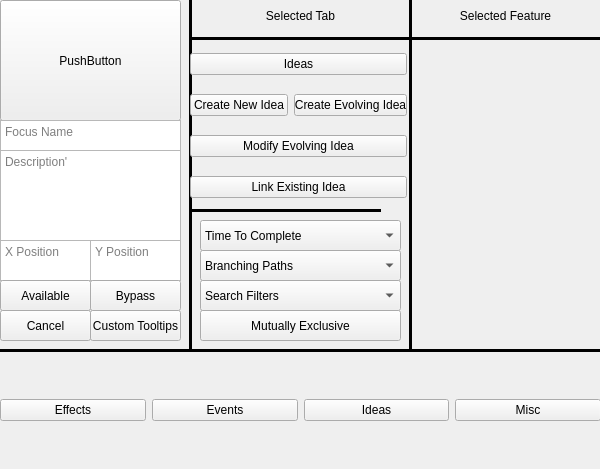
<?xml version="1.0" encoding="UTF-8"?>
<ui version="4.0">
 <class>Form</class>
 <widget class="QWidget" name="Form">
  <property name="geometry">
   <rect>
    <x>0</x>
    <y>0</y>
    <width>600</width>
    <height>469</height>
   </rect>
  </property>
  <property name="windowTitle">
   <string>Form</string>
  </property>
  <widget class="QPushButton" name="pushButton">
   <property name="geometry">
    <rect>
     <x>0</x>
     <y>0</y>
     <width>181</width>
     <height>121</height>
    </rect>
   </property>
   <property name="text">
    <string>PushButton</string>
   </property>
  </widget>
  <widget class="QTextEdit" name="FocusNameTxt">
   <property name="geometry">
    <rect>
     <x>0</x>
     <y>120</y>
     <width>181</width>
     <height>31</height>
    </rect>
   </property>
   <property name="layoutDirection">
    <enum>Qt::LeftToRight</enum>
   </property>
   <property name="placeholderText">
    <string>Focus Name</string>
   </property>
  </widget>
  <widget class="QTextEdit" name="DescriptionTxt">
   <property name="geometry">
    <rect>
     <x>0</x>
     <y>150</y>
     <width>181</width>
     <height>91</height>
    </rect>
   </property>
   <property name="layoutDirection">
    <enum>Qt::LeftToRight</enum>
   </property>
   <property name="placeholderText">
    <string>Description'</string>
   </property>
  </widget>
  <widget class="QTextEdit" name="Xlocation">
   <property name="geometry">
    <rect>
     <x>0</x>
     <y>240</y>
     <width>91</width>
     <height>41</height>
    </rect>
   </property>
   <property name="layoutDirection">
    <enum>Qt::LeftToRight</enum>
   </property>
   <property name="html">
    <string>&lt;!DOCTYPE HTML PUBLIC &quot;-//W3C//DTD HTML 4.0//EN&quot; &quot;http://www.w3.org/TR/REC-html40/strict.dtd&quot;&gt;
&lt;html&gt;&lt;head&gt;&lt;meta name=&quot;qrichtext&quot; content=&quot;1&quot; /&gt;&lt;meta charset=&quot;utf-8&quot; /&gt;&lt;style type=&quot;text/css&quot;&gt;
p, li { white-space: pre-wrap; }
hr { height: 1px; border-width: 0; }
li.unchecked::marker { content: &quot;\2610&quot;; }
li.checked::marker { content: &quot;\2612&quot;; }
&lt;/style&gt;&lt;/head&gt;&lt;body style=&quot; font-family:'Segoe UI'; font-size:9pt; font-weight:400; font-style:normal;&quot;&gt;
&lt;p style=&quot;-qt-paragraph-type:empty; margin-top:0px; margin-bottom:0px; margin-left:0px; margin-right:0px; -qt-block-indent:0; text-indent:0px;&quot;&gt;&lt;br /&gt;&lt;/p&gt;&lt;/body&gt;&lt;/html&gt;</string>
   </property>
   <property name="placeholderText">
    <string>X Position</string>
   </property>
  </widget>
  <widget class="QTextEdit" name="YLocation">
   <property name="geometry">
    <rect>
     <x>90</x>
     <y>240</y>
     <width>91</width>
     <height>41</height>
    </rect>
   </property>
   <property name="layoutDirection">
    <enum>Qt::LeftToRight</enum>
   </property>
   <property name="html">
    <string>&lt;!DOCTYPE HTML PUBLIC &quot;-//W3C//DTD HTML 4.0//EN&quot; &quot;http://www.w3.org/TR/REC-html40/strict.dtd&quot;&gt;
&lt;html&gt;&lt;head&gt;&lt;meta name=&quot;qrichtext&quot; content=&quot;1&quot; /&gt;&lt;meta charset=&quot;utf-8&quot; /&gt;&lt;style type=&quot;text/css&quot;&gt;
p, li { white-space: pre-wrap; }
hr { height: 1px; border-width: 0; }
li.unchecked::marker { content: &quot;\2610&quot;; }
li.checked::marker { content: &quot;\2612&quot;; }
&lt;/style&gt;&lt;/head&gt;&lt;body style=&quot; font-family:'Segoe UI'; font-size:9pt; font-weight:400; font-style:normal;&quot;&gt;
&lt;p style=&quot;-qt-paragraph-type:empty; margin-top:0px; margin-bottom:0px; margin-left:0px; margin-right:0px; -qt-block-indent:0; text-indent:0px;&quot;&gt;&lt;br /&gt;&lt;/p&gt;&lt;/body&gt;&lt;/html&gt;</string>
   </property>
   <property name="placeholderText">
    <string>Y Position</string>
   </property>
  </widget>
  <widget class="QPushButton" name="pushButton_2">
   <property name="geometry">
    <rect>
     <x>0</x>
     <y>280</y>
     <width>91</width>
     <height>31</height>
    </rect>
   </property>
   <property name="text">
    <string>Available</string>
   </property>
  </widget>
  <widget class="QPushButton" name="pushButton_3">
   <property name="geometry">
    <rect>
     <x>90</x>
     <y>280</y>
     <width>91</width>
     <height>31</height>
    </rect>
   </property>
   <property name="text">
    <string>Bypass</string>
   </property>
  </widget>
  <widget class="QPushButton" name="pushButton_4">
   <property name="geometry">
    <rect>
     <x>0</x>
     <y>310</y>
     <width>91</width>
     <height>31</height>
    </rect>
   </property>
   <property name="text">
    <string>Cancel</string>
   </property>
  </widget>
  <widget class="QPushButton" name="pushButton_5">
   <property name="geometry">
    <rect>
     <x>90</x>
     <y>310</y>
     <width>91</width>
     <height>31</height>
    </rect>
   </property>
   <property name="text">
    <string>Custom Tooltips</string>
   </property>
  </widget>
  <widget class="Line" name="line">
   <property name="geometry">
    <rect>
     <x>-220</x>
     <y>340</y>
     <width>1041</width>
     <height>20</height>
    </rect>
   </property>
   <property name="frameShadow">
    <enum>QFrame::Plain</enum>
   </property>
   <property name="lineWidth">
    <number>3</number>
   </property>
   <property name="orientation">
    <enum>Qt::Horizontal</enum>
   </property>
  </widget>
  <widget class="Line" name="line_2">
   <property name="geometry">
    <rect>
     <x>180</x>
     <y>-90</y>
     <width>20</width>
     <height>441</height>
    </rect>
   </property>
   <property name="frameShadow">
    <enum>QFrame::Plain</enum>
   </property>
   <property name="lineWidth">
    <number>3</number>
   </property>
   <property name="orientation">
    <enum>Qt::Vertical</enum>
   </property>
  </widget>
  <widget class="Line" name="line_3">
   <property name="geometry">
    <rect>
     <x>400</x>
     <y>-90</y>
     <width>20</width>
     <height>441</height>
    </rect>
   </property>
   <property name="frameShadow">
    <enum>QFrame::Plain</enum>
   </property>
   <property name="lineWidth">
    <number>3</number>
   </property>
   <property name="orientation">
    <enum>Qt::Vertical</enum>
   </property>
  </widget>
  <widget class="Line" name="line_4">
   <property name="geometry">
    <rect>
     <x>190</x>
     <y>30</y>
     <width>561</width>
     <height>16</height>
    </rect>
   </property>
   <property name="frameShadow">
    <enum>QFrame::Plain</enum>
   </property>
   <property name="lineWidth">
    <number>3</number>
   </property>
   <property name="orientation">
    <enum>Qt::Horizontal</enum>
   </property>
  </widget>
  <widget class="QPushButton" name="pushButton_9">
   <property name="geometry">
    <rect>
     <x>200</x>
     <y>310</y>
     <width>201</width>
     <height>31</height>
    </rect>
   </property>
   <property name="text">
    <string>Mutually Exclusive</string>
   </property>
  </widget>
  <widget class="QComboBox" name="TimeToComplete">
   <property name="geometry">
    <rect>
     <x>200</x>
     <y>220</y>
     <width>201</width>
     <height>31</height>
    </rect>
   </property>
   <item>
    <property name="text">
     <string>Time To Complete</string>
    </property>
   </item>
   <item>
    <property name="text">
     <string>1 Day</string>
    </property>
   </item>
   <item>
    <property name="text">
     <string>3 Days</string>
    </property>
   </item>
   <item>
    <property name="text">
     <string>7 Days</string>
    </property>
   </item>
   <item>
    <property name="text">
     <string>14 Days</string>
    </property>
   </item>
   <item>
    <property name="text">
     <string>21 Days</string>
    </property>
   </item>
   <item>
    <property name="text">
     <string>28 Days</string>
    </property>
   </item>
   <item>
    <property name="text">
     <string>35 Days</string>
    </property>
   </item>
   <item>
    <property name="text">
     <string>70 Days</string>
    </property>
   </item>
  </widget>
  <widget class="QComboBox" name="comboBox_2">
   <property name="geometry">
    <rect>
     <x>200</x>
     <y>250</y>
     <width>201</width>
     <height>31</height>
    </rect>
   </property>
   <item>
    <property name="text">
     <string>Branching Paths</string>
    </property>
   </item>
   <item>
    <property name="text">
     <string>Yes</string>
    </property>
   </item>
   <item>
    <property name="text">
     <string>No</string>
    </property>
   </item>
  </widget>
  <widget class="QComboBox" name="comboBox_3">
   <property name="geometry">
    <rect>
     <x>200</x>
     <y>280</y>
     <width>201</width>
     <height>31</height>
    </rect>
   </property>
   <item>
    <property name="text">
     <string>Search Filters</string>
    </property>
   </item>
  </widget>
  <widget class="Line" name="line_5">
   <property name="geometry">
    <rect>
     <x>190</x>
     <y>200</y>
     <width>191</width>
     <height>20</height>
    </rect>
   </property>
   <property name="frameShadow">
    <enum>QFrame::Plain</enum>
   </property>
   <property name="lineWidth">
    <number>3</number>
   </property>
   <property name="orientation">
    <enum>Qt::Horizontal</enum>
   </property>
  </widget>
  <widget class="QWidget" name="gridLayoutWidget">
   <property name="geometry">
    <rect>
     <x>190</x>
     <y>40</y>
     <width>217</width>
     <height>171</height>
    </rect>
   </property>
   <layout class="QGridLayout" name="gridLayout">
    <item row="1" column="0">
     <widget class="QPushButton" name="pushButton_7">
      <property name="text">
       <string>Create New Idea</string>
      </property>
     </widget>
    </item>
    <item row="1" column="1">
     <widget class="QPushButton" name="pushButton_8">
      <property name="text">
       <string>Create Evolving Idea</string>
      </property>
     </widget>
    </item>
    <item row="3" column="0" colspan="2">
     <widget class="QPushButton" name="pushButton_11">
      <property name="text">
       <string>Link Existing Idea</string>
      </property>
     </widget>
    </item>
    <item row="0" column="0" colspan="2">
     <widget class="QPushButton" name="pushButton_6">
      <property name="text">
       <string>Ideas</string>
      </property>
     </widget>
    </item>
    <item row="2" column="0" colspan="2">
     <widget class="QPushButton" name="pushButton_10">
      <property name="text">
       <string>Modify Evolving Idea</string>
      </property>
     </widget>
    </item>
   </layout>
  </widget>
  <widget class="QWidget" name="verticalLayoutWidget">
   <property name="geometry">
    <rect>
     <x>410</x>
     <y>40</y>
     <width>191</width>
     <height>301</height>
    </rect>
   </property>
   <layout class="QVBoxLayout" name="verticalLayout"/>
  </widget>
  <widget class="QLabel" name="label">
   <property name="geometry">
    <rect>
     <x>200</x>
     <y>0</y>
     <width>201</width>
     <height>31</height>
    </rect>
   </property>
   <property name="text">
    <string>Selected Tab</string>
   </property>
   <property name="alignment">
    <set>Qt::AlignCenter</set>
   </property>
  </widget>
  <widget class="QLabel" name="label_2">
   <property name="geometry">
    <rect>
     <x>410</x>
     <y>0</y>
     <width>191</width>
     <height>31</height>
    </rect>
   </property>
   <property name="text">
    <string>Selected Feature</string>
   </property>
   <property name="alignment">
    <set>Qt::AlignCenter</set>
   </property>
  </widget>
  <widget class="QWidget" name="horizontalLayoutWidget">
   <property name="geometry">
    <rect>
     <x>0</x>
     <y>350</y>
     <width>601</width>
     <height>121</height>
    </rect>
   </property>
   <layout class="QHBoxLayout" name="horizontalLayout">
    <item>
     <widget class="QPushButton" name="pushButton_13">
      <property name="contextMenuPolicy">
       <enum>Qt::DefaultContextMenu</enum>
      </property>
      <property name="autoFillBackground">
       <bool>false</bool>
      </property>
      <property name="text">
       <string>Effects</string>
      </property>
     </widget>
    </item>
    <item>
     <widget class="QPushButton" name="pushButton_14">
      <property name="text">
       <string>Events</string>
      </property>
     </widget>
    </item>
    <item>
     <widget class="QPushButton" name="pushButton_12">
      <property name="text">
       <string>Ideas</string>
      </property>
     </widget>
    </item>
    <item>
     <widget class="QPushButton" name="pushButton_15">
      <property name="text">
       <string>Misc</string>
      </property>
     </widget>
    </item>
   </layout>
  </widget>
 </widget>
 <resources/>
 <connections/>
</ui>
